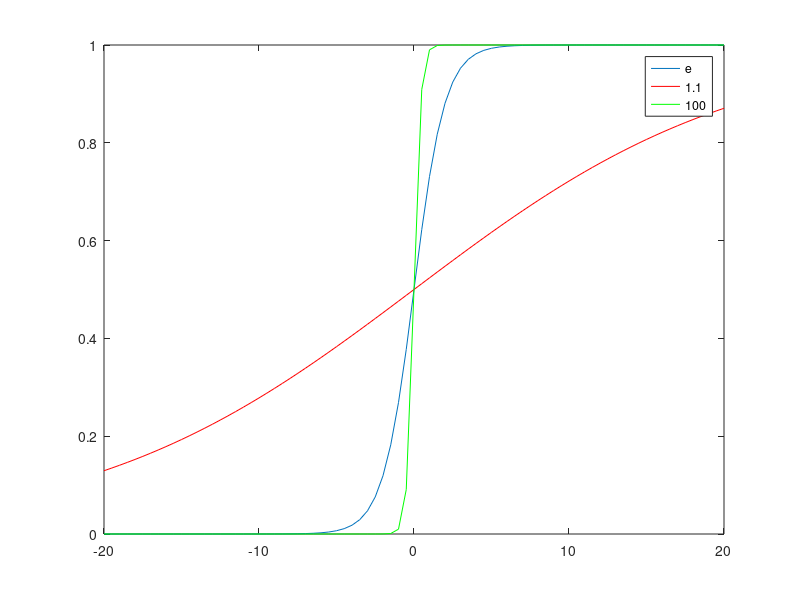

Source code (MATLAB):
%X = -100:100;
X = (-20:0.5:20)';

Xlen = size(X)(1)

Y = []

for i = 1:Xlen
  val = 1 / (1 + e ^ (- X(i, 1))); 
  Y = [Y; [i, X(i,1), val]]; 
end;

%Y

plot(Y(:,2), Y(:,3));

hold on

Y = []

for i = 1:Xlen
  val = 1 / (1 + 1.1 ^ (- X(i, 1))); 
  Y = [Y; [i, X(i,1), val]]; 
end;

%Y

plot(Y(:,2), Y(:,3), 'r');



Y = []

for i = 1:Xlen
  val = 1 / (1 + 100 ^ (- X(i, 1))); 
  Y = [Y; [i, X(i,1), val]]; 
end;

%Y
plot(Y(:,2), Y(:,3), 'g');

legend('e', '1.1', '100');


hold off